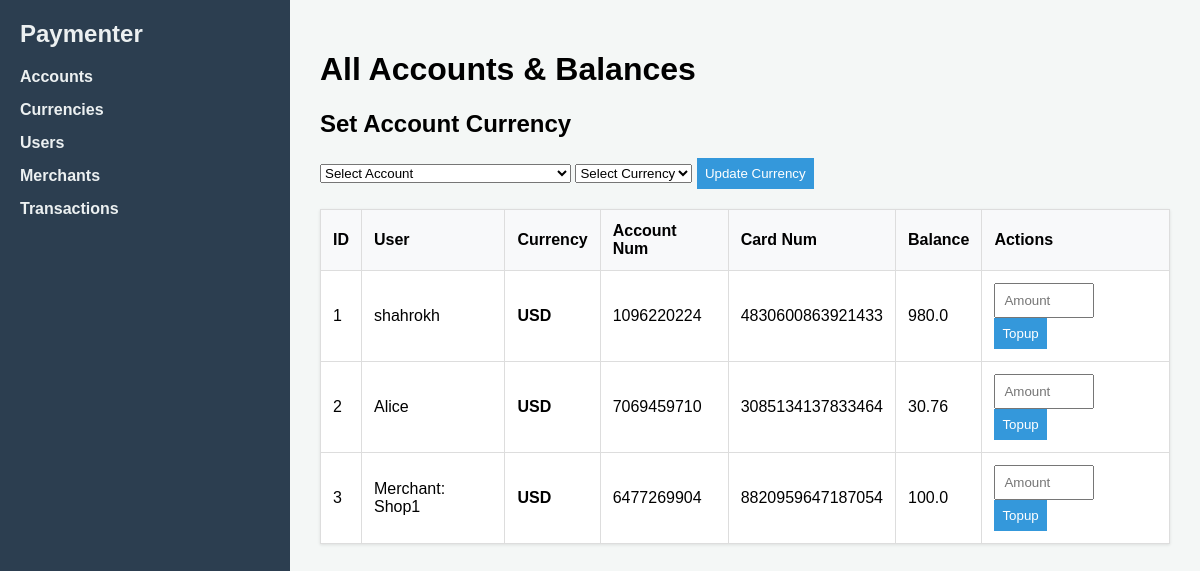
The app's page /dashboard/accounts, older data.
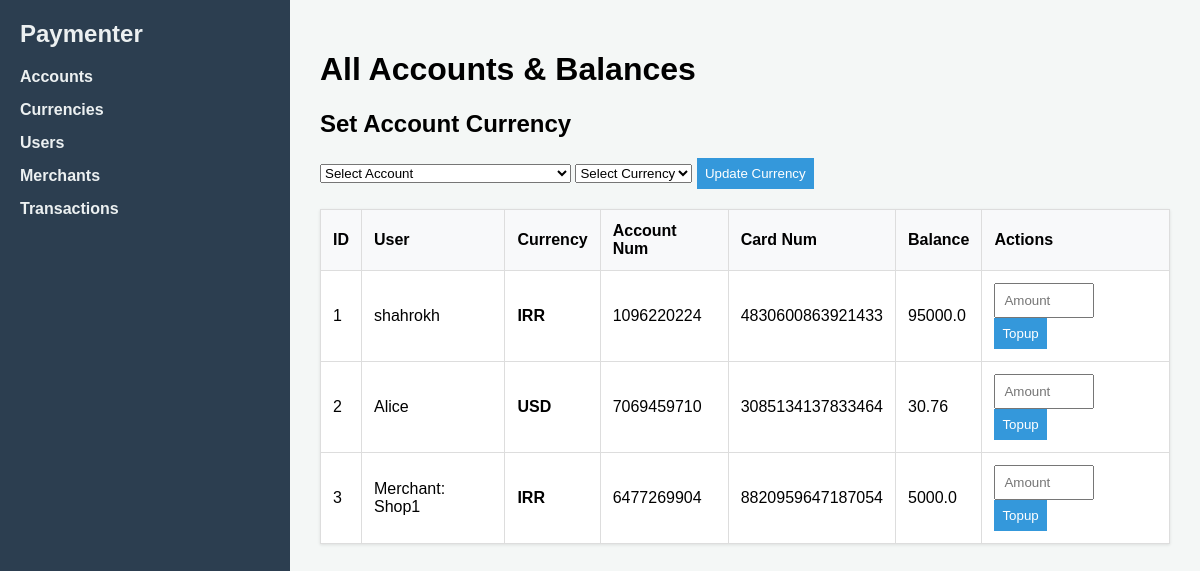
The same page, newer data.
### tables this page shows
CREATE TABLE accounts (
            id INTEGER PRIMARY KEY AUTOINCREMENT,
            user_id INTEGER NOT NULL,
            currency_id INTEGER NOT NULL,
            account_number TEXT NOT NULL UNIQUE,
            card_number TEXT NOT NULL UNIQUE,
            balance REAL NOT NULL DEFAULT 0.0,
            FOREIGN KEY (user_id) REFERENCES users(id),
            FOREIGN KEY (currency_id) REFERENCES currencies(id)
        );

CREATE TABLE currencies (
            id INTEGER PRIMARY KEY AUTOINCREMENT,
            name TEXT NOT NULL,
            code TEXT NOT NULL UNIQUE,
            is_active BOOLEAN NOT NULL DEFAULT 1
        );

CREATE TABLE users (
            id INTEGER PRIMARY KEY AUTOINCREMENT,
            name TEXT NOT NULL,
            phone_email TEXT NOT NULL UNIQUE
        );

### controllers/dashboard_controller.py (the view)
@dashboard_bp.route('/accounts', methods=['GET'])
def accounts():
    accounts_list = account_service.get_all()
    active_currencies = account_service.get_active_currencies()
    return render_template('accounts.html', accounts=accounts_list, currencies=active_currencies)

### database/connection.py (called while the page is built)
def get_db_connection():
    if not os.path.exists(DB_DIR):
        os.makedirs(DB_DIR)
    conn = sqlite3.connect(DB_PATH)
    conn.row_factory = sqlite3.Row  # Allows accessing columns by name
    conn.execute("PRAGMA foreign_keys = ON;")  # Enforce relational integrity
    return conn

### repositories/account_repo.py (called while the page is built)
def get_all():
    conn = get_db_connection()
    accounts = conn.execute("""
        SELECT a.id, a.user_id, a.currency_id, a.account_number, a.card_number, a.balance,
               u.name as user_name,
               c.code as currency_code
        FROM accounts a
        LEFT JOIN users u ON a.user_id = u.id
        LEFT JOIN currencies c ON a.currency_id = c.id
        ORDER BY a.id
    """).fetchall()
    conn.close()
    return accounts

### repositories/currency_repo.py (called while the page is built)
def get_active():
    conn = get_db_connection()
    currencies = conn.execute("SELECT * FROM currencies WHERE is_active = 1").fetchall()
    conn.close()
    return currencies

### services/account_service.py (called while the page is built)
def get_all():
    return account_repo.get_all()

def get_active_currencies():
    return currency_repo.get_active()

### templates/accounts.html (shortened to what this page needs)
{% extends 'base.html' %}
{% block head %}
    <link rel="stylesheet" href="{{ url_for('static', filename='css/account.css') }}">
{% endblock %}
{% block body %}
<h1>All Accounts & Balances</h1>
<div class="form-container">
    <h2>Set Account Currency</h2>
    <form action="{{ url_for('dashboard.update_account_currency') }}" method="POST">
        <select name="account_id" required>
            <option value="" disabled selected>Select Account</option>
        </select>
        <select name="currency_id" required>
            <option value="" disabled selected>Select Currency</option>
        </select>
        <button type="submit">Update Currency</button>
    </form>
</div>
<table>
    <tr>
        <th>ID</th><th>User</th><th>Currency</th><th>Account Num</th><th>Card Num</th><th>Balance</th><th>Actions</th>
    </tr>
    {% for a in accounts %}
    <tr>
        <td>{{ a.id }}</td>
        <td>{{ a.user_name }}</td>
        <td><strong>{{ a.currency_code or 'Not Set' }}</strong></td>
        <td>{{ a.account_number }}</td>
        <td>{{ a.card_number }}</td>
        <td class="balance">{{ a.balance }}</td>
        <td>
            <form action="{{ url_for('dashboard.topup_account') }}" method="POST" style="display:inline;">
                <input type="number" name="amount" step="0.01" placeholder="Amount" required style="width:80px;">
                <button type="submit">Topup</button>
            </form>
        </td>
    </tr>
    {% endfor %}
</table>
{% endblock %}

Row changes from the older to the newer data that the page shows:
changed accounts "shahrokh": code "USD" → "IRR"; balance "980.0" → "95000.0"
changed accounts "Merchant: Shop1": code "USD" → "IRR"; balance "100.0" → "5000.0"
